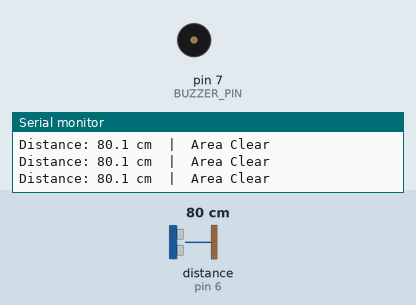
The sketch below on a simulated Arduino Uno, built with avr-gcc and run on an emulated ATmega328P. On the bench: buzzer (waves = sounding), the last lines printed to the serial monitor. Wiring (inferred from the names in the program): ultrasonic range finder: trigger pin 5; echo pin 6. Inputs (shaded band) come from the test bench; at power-on: distance to the obstacle (sensor on pin 6) 80 cm. The echo pulse lasts 58.3 µs per cm.

Above: at 1.2 s.
1.3 s: distance to the obstacle (sensor on pin 6) set to 12 cm
2.8 s: distance to the obstacle (sensor on pin 6) set to 9 cm
At 2.99 s:
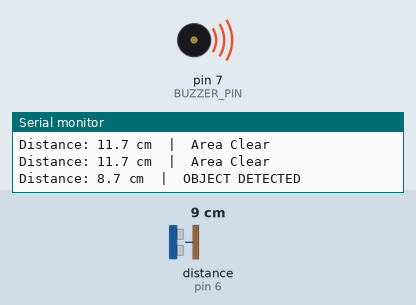
8.8 s: distance to the obstacle (sensor on pin 6) set to 250 cm
At 8.8 s:
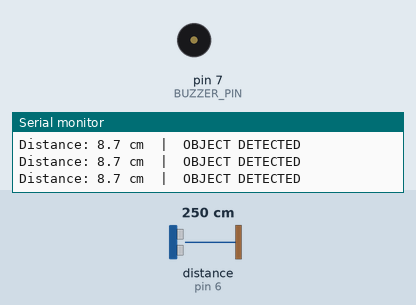
Timing chart, 0 to 11.8 s (numbered marks = the images above; inputs shaded):
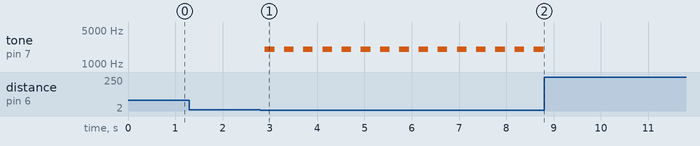

Measured:
- the behaviour switches between 11 and 10 cm on distance to the obstacle (sensor on pin 6) (found by bisection; images 0 and 1)
- after the input at 2.8 s, tone on pin 7 (BUZZER_PIN): alternates 2000 Hz for 0.20 s and silent for 0.20 s, starting after 0.10 s
- after the input at 8.8 s, tone on pin 7 (BUZZER_PIN): stops changing and stays silent

The sketch:

ultrasnoic_arduino.ino
```cpp
// ============================================================
// Arduino Ultrasonic Object Detector
// ============================================================
//
// HC-SR04:
// TRIG -> D5
// ECHO -> D6
//
// Buzzer:
// + -> D7
// - -> GND
//
// Logic:
// Distance < 10 cm -> Buzzer beeps
// Distance >= 10 cm -> Buzzer OFF
//
// ============================================================

#define TRIG_PIN 5
#define ECHO_PIN 6
#define BUZZER_PIN 7

// Detection threshold
const float DETECTION_DISTANCE = 10.0;

// Buzzer timing
const unsigned long BEEP_ON_TIME = 120;
const unsigned long BEEP_OFF_TIME = 180;

bool buzzerState = false;

unsigned long buzzerTimer = 0;


// ============================================================
// Measure Distance
// ============================================================

float getDistance() {

  // Ensure trigger starts LOW
  digitalWrite(TRIG_PIN, LOW);

  delayMicroseconds(2);

  // Send 10 microsecond trigger pulse
  digitalWrite(TRIG_PIN, HIGH);

  delayMicroseconds(10);

  digitalWrite(TRIG_PIN, LOW);

  // Read echo pulse
  unsigned long duration = pulseIn(
    ECHO_PIN,
    HIGH,
    30000
  );

  // No echo received
  if (duration == 0) {
    return -1;
  }

  // Convert time to distance in cm
  float distance =
    duration / 58.0;

  return distance;
}


// ============================================================
// Buzzer Control
// ============================================================

void updateBuzzer(
  bool objectDetected
) {

  // ----------------------------------------------------------
  // No object -> Buzzer OFF
  // ----------------------------------------------------------

  if (!objectDetected) {

    if (buzzerState) {

      noTone(BUZZER_PIN);

      buzzerState = false;
    }

    return;
  }


  // ----------------------------------------------------------
  // Object detected -> Beep repeatedly
  // ----------------------------------------------------------

  unsigned long currentMillis =
    millis();


  if (buzzerState) {

    // Currently beeping

    if (
      currentMillis - buzzerTimer >=
      BEEP_ON_TIME
    ) {

      noTone(BUZZER_PIN);

      buzzerState = false;

      buzzerTimer =
        currentMillis;
    }

  }
  else {

    // Currently silent

    if (
      currentMillis - buzzerTimer >=
      BEEP_OFF_TIME
    ) {

      tone(
        BUZZER_PIN,
        2000
      );

      buzzerState = true;

      buzzerTimer =
        currentMillis;
    }
  }
}


// ============================================================
// Setup
// ============================================================

void setup() {

  Serial.begin(9600);

  pinMode(
    TRIG_PIN,
    OUTPUT
  );

  pinMode(
    ECHO_PIN,
    INPUT
  );

  pinMode(
    BUZZER_PIN,
    OUTPUT
  );


  digitalWrite(
    TRIG_PIN,
    LOW
  );

  noTone(
    BUZZER_PIN
  );


  Serial.println();
  Serial.println(
    "================================"
  );
  Serial.println(
    "  Ultrasonic Object Detector"
  );
  Serial.println(
    "================================"
  );

  Serial.println(
    "Detection distance: < 10 cm"
  );

  Serial.println();
}


// ============================================================
// Main Loop
// ============================================================

void loop() {

  // Read distance

  float distance =
    getDistance();


  // ----------------------------------------------------------
  // Print distance
  // ----------------------------------------------------------

  if (distance < 0) {

    Serial.println(
      "Distance: No Echo"
    );

    updateBuzzer(false);

  }
  else {

    Serial.print(
      "Distance: "
    );

    Serial.print(
      distance,
      1
    );

    Serial.print(
      " cm"
    );


    // --------------------------------------------------------
    // Check detection
    // --------------------------------------------------------

    bool objectDetected =
      (distance < DETECTION_DISTANCE);


    if (objectDetected) {

      Serial.println(
        "  |  OBJECT DETECTED"
      );

    }
    else {

      Serial.println(
        "  |  Area Clear"
      );
    }


    // Update buzzer

    updateBuzzer(
      objectDetected
    );
  }


  // Small delay between measurements

  delay(100);
}
```
